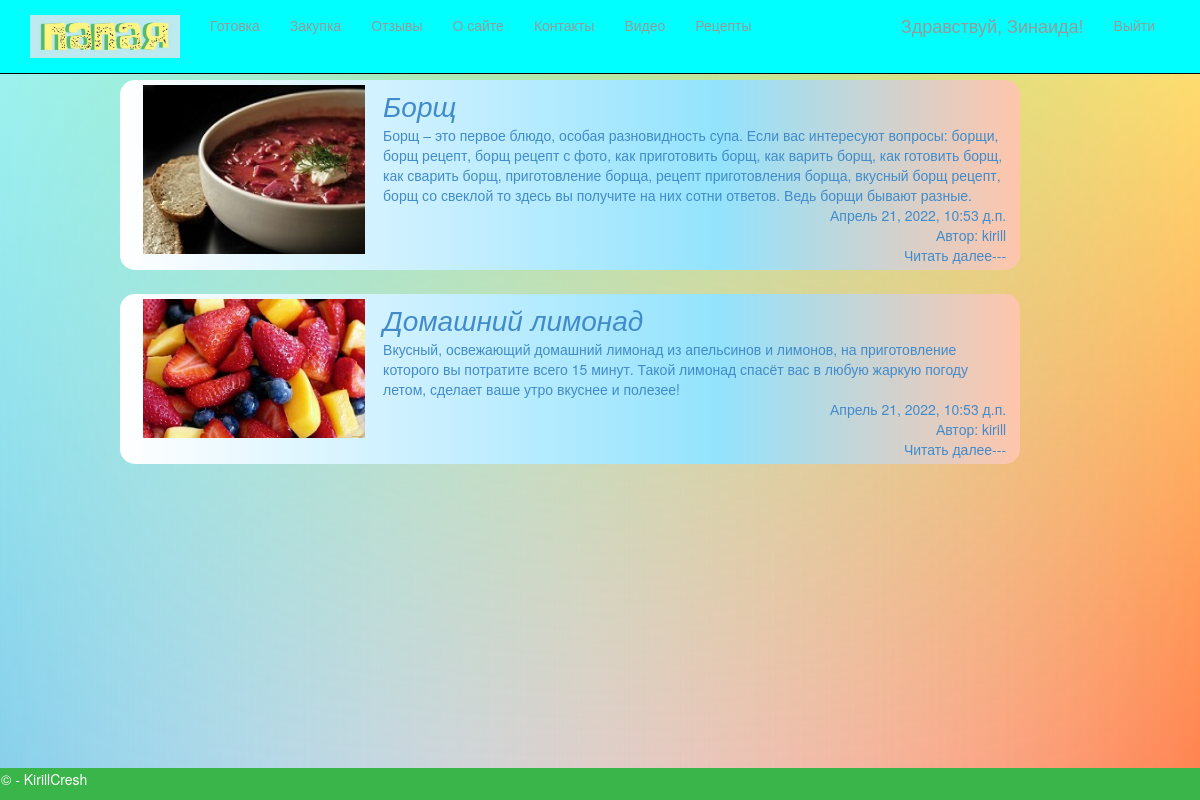
The page /blogs/ (signed in) on the database its author committed.
### app/models.py (models this page shows, shortened)
class Blog(models.Model):
    title = models.CharField(max_length = 80, unique_for_date = "posted", verbose_name = "Заголовок")
    description = models.TextField(verbose_name = "Краткое описание")
    content = models.TextField(verbose_name = "Полное содержание")
    posted = models.DateTimeField(default = datetime.now(), db_index = True, verbose_name = "Опубликована")
    author = models.ForeignKey(User, null=True, blank=True, on_delete = models.SET_NULL, verbose_name = "Автор")
    image = models.ImageField(upload_to='images/', default = 'default.jpg', verbose_name = "Путь к картинке")
    class Meta:
        db_table = "Блог"
        ordering = ["-posted"]
        verbose_name = "статья блога"
        verbose_name_plural = "статьи блога"

### app/views.py (the view)
# urls.py: path('blogs/', views.blogs, name='blogs'),
def blogs(request):
    latest_blog = Blog.objects.order_by('-posted')[:5]
    template = loader.get_template('app/blogs.html')
    context = {
    'latest_blog': latest_blog,
    }
    return render(request, 'app/blogs.html', context)

### app/templates/app/blogs.html (shortened to what this page needs)
﻿{% extends "app/layout.html" %}
{% load static %}
{% block content %}
{% if latest_blog %}
{% for blog in latest_blog %}
<div class="blockpost">
    <div class="blocks">
        <div class="blockimg">
            <figure>
                <a><img src="{{ blog.image.url }}" style="max-height: 200px;"></a>
            </figure>
        </div>
        <div class="block1">
            <a style="font-size: 28px;"><i>{{ blog.title }}</i></a>
            <a style="align-self:flex-start;">{{ blog.description }}</a>
            <a style="align-self:flex-end;">{{ blog.posted }}</a>
            <a style="align-self:flex-end;">Автор: {{ blog.author }}</a>
            <a style="align-self:flex-end;" href="{% url 'blog_itself' blog.id %}">Читать далее---</a>
        </div>
    </div>
</div>
{% endfor %}
{% endif %}
{% endblock %}

### app/templates/app/loginpartial.html (shortened to what this page needs)
﻿{% if user.is_authenticated %}
<form id="logoutForm" action="/logout/" method="post" class="navbar-right">
    <ul class="nav navbar-nav navbar-right">
        <li><span class="navbar-brand">Здравствуй, {{ user.username }}!</span></li>
        <li><a href="javascript:document.getElementById('logoutForm').submit()">Выйти</a></li>
    </ul>
</form>
{% else %}
<ul class="nav navbar-nav navbar-right">
    <li><a href="{% url 'login' %}">Войти</a></li>
    <li><a href="{% url 'register' %}">Регистрация</a></li>
</ul>
{% endif %}

### app/static/app/content/site.css (style rules this page uses)
body { padding-top: 3%; padding-bottom: 20px; background-blend-mode: screen; background: linear-gradient(limegreen, transparent), linear-gradient(90deg, skyblue, transparent), linear-gradient(-90deg, coral, transparent); background-size: cover; background-position: center center; background-repeat: no-repeat; background-attachment: fixed; }
.blockpost { transition: all 400ms ease-in-out; display: flex; flex-direction: column; align-items: center; width: 75%; padding: 5px; margin-top: 2%; margin-left: 10%; border-radius: 15px; background: linear-gradient(90deg, #ffffff,#cbf0ff,#93e3fd,#ffc5ab) no-repeat; }
figure img { float: left; margin: 0 2% 1% 2%; width: 25%; }
.block1 { display: flex; flex-direction: column; justify-content: flex-end; margin-right: 1%; }

### rows shown on the page
Blog: image (picture), title "Борщ", description "Борщ – это первое блюдо, особая разновидность супа. Если вас интересуют вопросы: борщи, борщ рецепт, борщ рецепт с фото, как приготовить борщ, как варить борщ, как готовить борщ, как сварить борщ, приготовление борща, рецепт приготовления борща, вкусный борщ рецепт, борщ со свеклой то здесь вы получите на них сотни ответов. Ведь борщи бывают разные.", posted "Апрель 21, 2022, 10:53 д.п.", author "kirill"
Blog: image (placeholder picture), title "Домашний лимонад", description "Вкусный, освежающий домашний лимонад из апельсинов и лимонов, на приготовление которого вы потратите всего 15 минут. Такой лимонад спасёт вас в любую жаркую погоду летом, сделает ваше утро вкуснее и полезее!", posted "Апрель 21, 2022, 10:53 д.п.", author "kirill"

### other values the page prints
{{ user.username }} "Зинаида"
